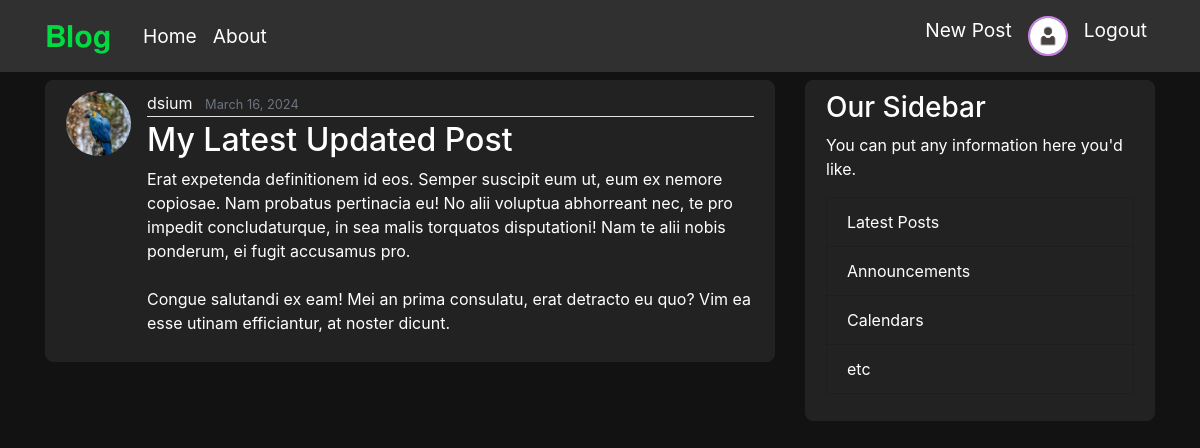
The app's page /post/30/ (signed in) with its own data.
### users/models.py (models this page shows, shortened)
class Profile(models.Model):
    user = models.OneToOneField(User, on_delete=models.CASCADE)
    image = models.ImageField(default='default.jpg', upload_to='profile_pics')

### blog/models.py (models this page shows, shortened)
class Post(models.Model):
    title = models.CharField(max_length=100)
    content = models.TextField()
    date_posted = models.DateTimeField(default=timezone.now)
    author = models.ForeignKey(User, on_delete=models.CASCADE)

### blog/views.py (the view)
# urls.py: path('post/<int:pk>/', PostDetailView.as_view(), name='post-detail'),
class PostDetailView(DetailView):
    model = Post

### blog/templates/blog/post_detail.html (shortened to what this page needs)
{% extends "blog/base.html" %}
{% block content %}
        <article class="media content-section">
          <img class="rounded-circle article-img" src="{{ object.author.profile.image.url }}">
          <div class="media-body">
            <div class="article-metadata">
              <a class="mr-2" href="#">{{ object.author }}</a>
              <small class="text-muted">{{ object.date_posted|date:"F d, Y" }}</small>
            </div>
            <h2 class="article-content">{{ object.title }}</h2>
            <p class="article-content">{{ object.content }}</p>
          </div>
        </article>
{% endblock content %}

### blog/templates/blog/base.html (shortened to what this page needs)
{% load static %}
<!DOCTYPE html>
<html>
<head>
    <link rel="stylesheet" href="https://cdn.jsdelivr.net/npm/bootstrap@4.3.1/dist/css/bootstrap.min.css">
    <link rel="stylesheet" type="text/css" href="{% static 'blog/main.css' %}">
</head>
<body>
    <header class="site-header">
      <nav class="navbar navbar-expand-md navbar-dark bg-steel fixed-top m-0">
        <div class="container">
          <a id="logo" class="navbar-brand mr-4" href="{% url 'home' %}">𝐁𝐥𝐨𝐠</a>
          <div class="collapse navbar-collapse" id="navbarToggle">
            <div class="navbar-nav mr-auto">
              <a class="nav-item nav-link" href="{% url 'home' %}">Home</a>
              <a class="nav-item nav-link" href="{% url 'about' %}">About</a>
            </div>
            <div class="navbar-nav">
              {% if user.is_authenticated %}
			  	<a class="nav-item nav-link" href="{% url 'post-create' %}">New Post</a>
                <a class="nav-item nav-link" href="{% url 'profile' %}">
					<div class="profile-container">
						<img class="rounded-circle profile-img" src="{{ user.profile.image.url }}">
					</div>
				</a>
                <a class="nav-item nav-link" href="{% url 'logout' %}">Logout</a>
              {% else %}
                <a class="nav-item nav-link" href="{% url 'login' %}">Login</a>
                <a class="nav-item nav-link" href="{% url 'register' %}">Register</a>
              {% endif %}
            </div>
          </div>
        </div>
      </nav>
    </header>
    <main role="main" class="container">
      <div class="row">
        <div class="col-md-8">
          {% block content %}{% endblock %}
        </div>
        <div class="col-md-4">
          <div class="content-section">
            <h3>Our Sidebar</h3>
            <p>You can put any information here you'd like.
              <ul class="list-group">
                <li class="list-group-item list-group-item-light">Latest Posts</li>
                <li class="list-group-item list-group-item-light">Announcements</li>
                <li class="list-group-item list-group-item-light">Calendars</li>
                <li class="list-group-item list-group-item-light">etc</li>
              </ul>
            </p>
          </div>
        </div>
      </div>
    </main>
</body>
</html>

### blog/static/blog/main.css (style rules this page uses)
body { background: #121212; color: #ffffff; margin-top: 5rem; }
h1, h2, h3, h4, h5, h6 { color: #ffffff; }
a { color: #f8f8f8; }
ul { margin: 0; }
.bg-steel { background-color: #303030; }
.site-header .navbar-nav .nav-link { color: #ffffff; font-size: larger; }
#logo { font-size: 30px; color: #00db42; }
.content-section { background: #222; padding: 10px 20px; border: 1px solid #222; border-radius: 8px; margin-bottom: 20px; }
.article-content { white-space: pre-line; }
.article-img { height: 65px; width: 65px; margin-right: 16px; }
.profile-container { position: relative; display: inline-block; }
.profile-img { width: 10vw; max-width: 40px; max-height: 40px; height: auto; border: 2px solid #ca81e7; }
.article-metadata { padding-bottom: 1px; margin-bottom: 4px; border-bottom: 1px solid #e3e3e3; }
.list-group-item { background-color: #222; color: #ffffff; }
small { color: #d3d3d3; }

### records on screen
Post: author.profile.image (picture), author "dsium", date_posted "March 16, 2024", title "My Latest Updated Post", content "Erat expetenda definitionem id eos. Semper suscipit eum ut, eum ex nemore copiosae. Nam probatus pertinacia eu! No alii voluptua abhorreant nec, te pro impedit concludaturque, in sea malis torquatos disputationi! Nam te alii nobis ponderum, ei fugit accusamus pro. Congue salutandi ex eam! Mei an prima consulatu, erat detracto eu quo? Vim ea esse utinam efficiantur, at noster dicunt."
